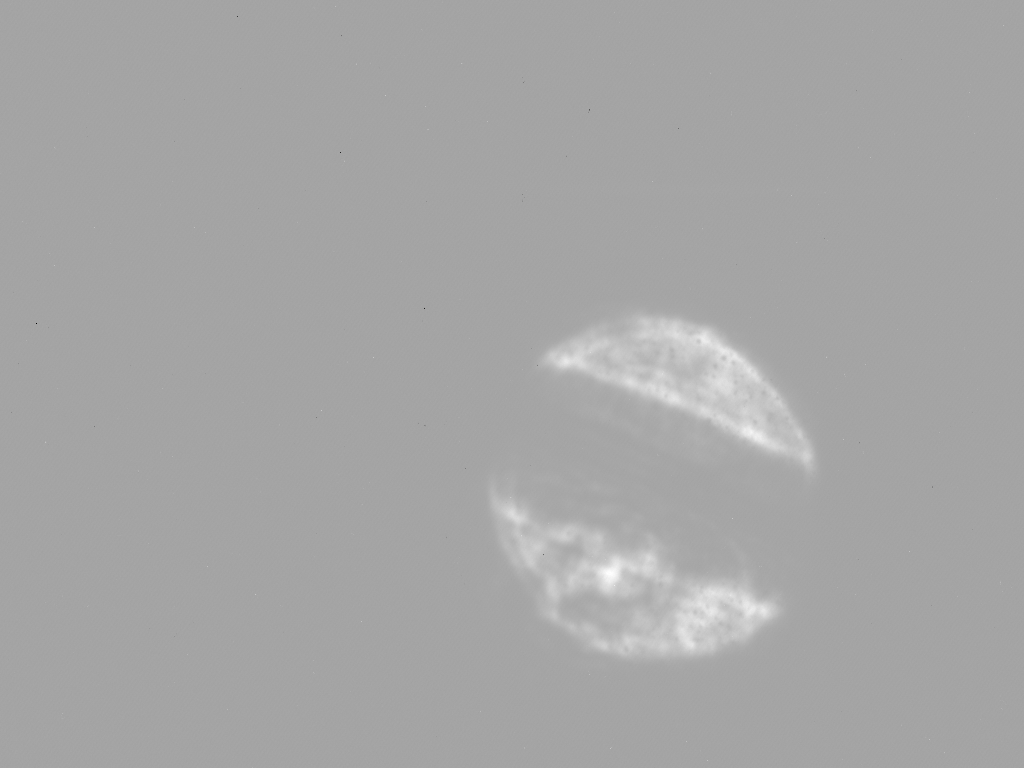
%> input picture SOSAGE_2/xvcsum.png, 1024 x 768 px
$ octave Generator_cathodeNomex.m   (GNU Octave 9; MATLAB toolbox functions it lacks are replaced by stand-ins)
%> lines starting %> are read from the running program, lines starting %| are printed output that depends on the picture
### SOSAGE_2/Crop_Image.m
function Cropped_Image=Crop_Image (A);

fprintf('please choose the top left and bottom right for the part of the image\n')
imagesc(A)
MM= ginput(2);
MinX = round(MM(1,1));
MaxX = round(MM(2,1));
MinY = round(MM(1,2));
MaxY = round(MM(2,2));

Cropped_Image = A(MinY:MaxY,MinX:MaxX);

### SOSAGE_2/Generator_cathodeNomex.m

% gen_distrib will generate a distribution for the 6D phase to be an
% input  for Astra or for Parmela
% the code used a quasi random code the sobol sequence sobol.m was taken
% from http://www.math.uic.edu/~hanson/mcs507/cp4f04.html.


clear all; close all;


% set initial parameters

q 	= 1; % charge is 1 nc
stat 	= 1;
flag 	= -1;
c 	= 299792458;
m_ec2	= 0.5109e6;

%--------------------------------------------------------------------------
offsetX = 0;
offsetY = 0;
angle 	= 90*pi/180;
bin_size = 16.3e-6;
% [15 lines of commented-out code are left out]
fname = 'xvcsum.png'
%fname=dipole_09.png'
Ekin = 0.55;	% excess kinetic energy in eV (for thermal emittance)
sig_t = 3.0;	% laser pulse length in ps (laser assumed to be  Gaussian)
N = 20000;	% number of macroparticles to be generated

%---------------------------------------------------------------------------
%           main program
%
% read and normalize to unity the VC image:
A = double(imread(fname));
%> A: size 768x1024 double; min 3720, max 45408, mean 30934.5; mean of the top-left, top-right, bottom-left and bottom-right quarters 30603.7, 30948.2, 30639, 31547
%A = A./max(max(A));


% for Tim ddistribution
MyMean=mean(mean(A(1:200,:)));
%> MyMean = 30606.2

A=A;
A(A<MyMean*1.05)=0;
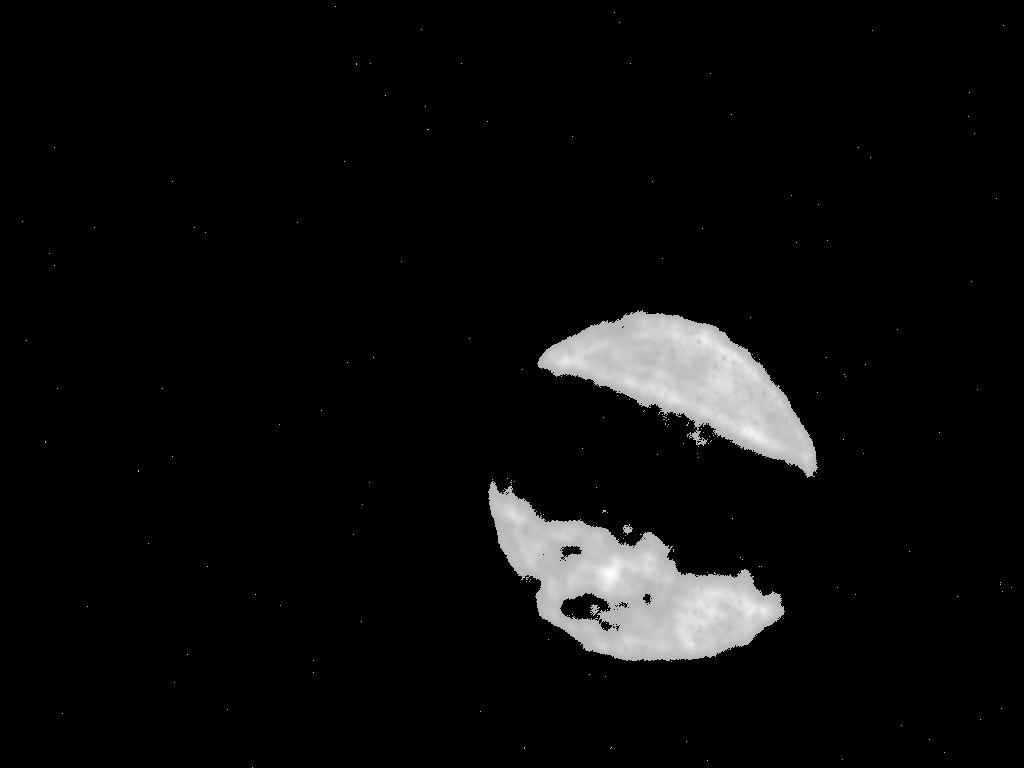
%> A: size 768x1024 double; min 0, max 45408, mean 2082.8; drawn with min black and max white

A = A./max(max(A));


% select ROI
Cropped_Image=Crop_Image (A);
%> in Crop_Image, `imagesc(A)`:
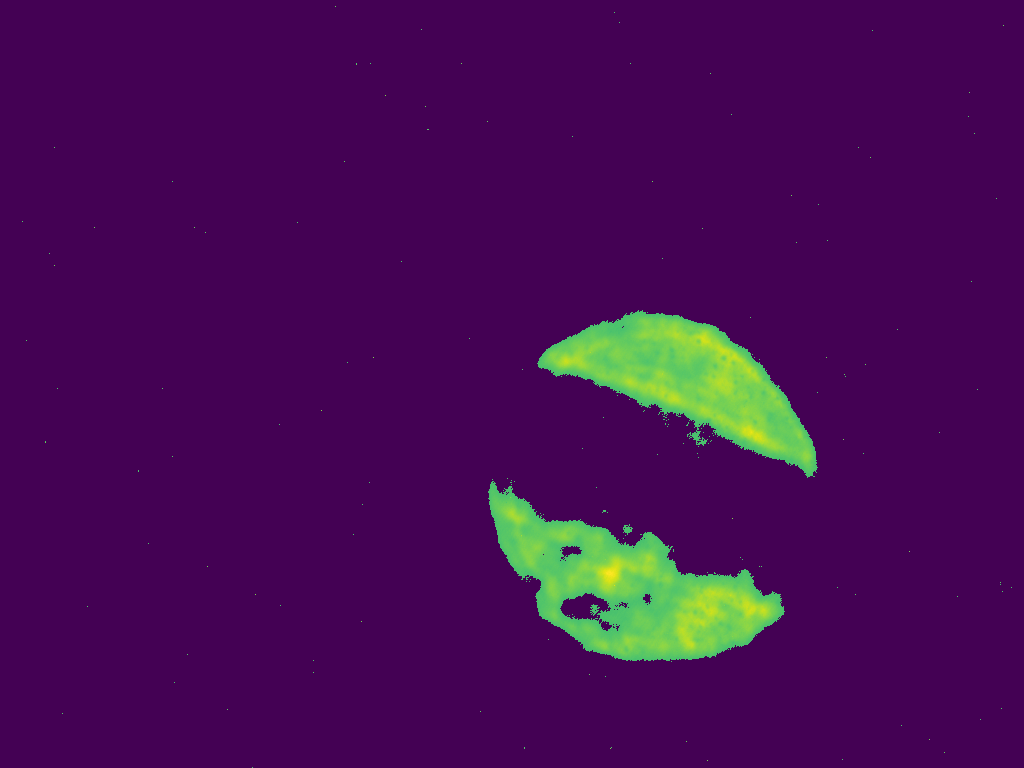
%> displayed picture: size 768x1024x3, on the screen's scale of 0 to 255; mean R, G, B 70.6, 13, 84.1
%> the run ends on the next line
